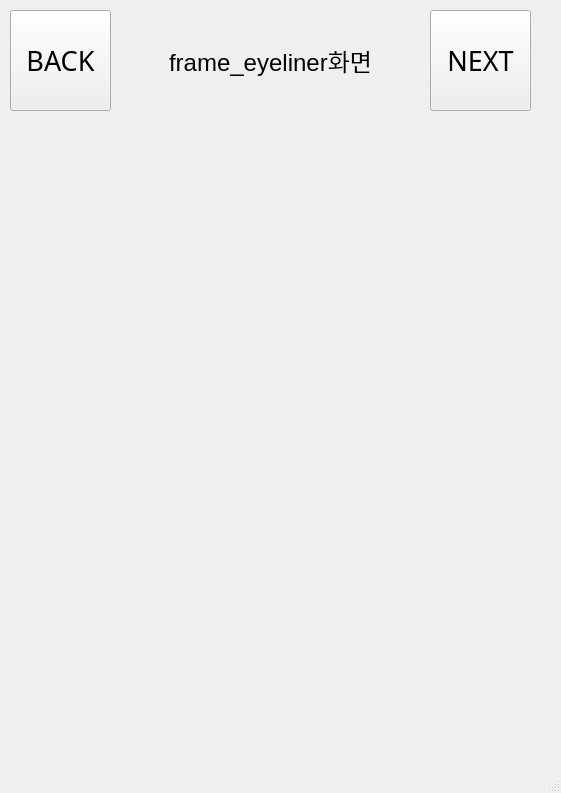
<?xml version="1.0" encoding="UTF-8"?>
<ui version="4.0">
 <class>MainWindow</class>
 <widget class="QMainWindow" name="MainWindow">
  <property name="geometry">
   <rect>
    <x>0</x>
    <y>0</y>
    <width>561</width>
    <height>793</height>
   </rect>
  </property>
  <property name="windowTitle">
   <string>MainWindow</string>
  </property>
  <widget class="QWidget" name="centralwidget">
   <widget class="QPushButton" name="pushButton">
    <property name="geometry">
     <rect>
      <x>430</x>
      <y>10</y>
      <width>101</width>
      <height>101</height>
     </rect>
    </property>
    <property name="font">
     <font>
      <family>AlternateGothic2 BT</family>
      <pointsize>20</pointsize>
     </font>
    </property>
    <property name="text">
     <string>NEXT</string>
    </property>
   </widget>
   <widget class="QPushButton" name="pushButton_2">
    <property name="geometry">
     <rect>
      <x>10</x>
      <y>10</y>
      <width>101</width>
      <height>101</height>
     </rect>
    </property>
    <property name="font">
     <font>
      <family>AlternateGothic2 BT</family>
      <pointsize>20</pointsize>
     </font>
    </property>
    <property name="text">
     <string>BACK</string>
    </property>
   </widget>
   <widget class="QLabel" name="label">
    <property name="geometry">
     <rect>
      <x>115</x>
      <y>30</y>
      <width>311</width>
      <height>61</height>
     </rect>
    </property>
    <property name="text">
     <string>&lt;html&gt;&lt;head/&gt;&lt;body&gt;&lt;p align=&quot;center&quot;&gt;&lt;span style=&quot; font-size:18pt;&quot;&gt;frame_eyeliner화면&lt;/span&gt;&lt;/p&gt;&lt;/body&gt;&lt;/html&gt;</string>
    </property>
   </widget>
  </widget>
  <widget class="QMenuBar" name="menubar">
   <property name="geometry">
    <rect>
     <x>0</x>
     <y>0</y>
     <width>561</width>
     <height>26</height>
    </rect>
   </property>
  </widget>
  <widget class="QStatusBar" name="statusbar"/>
 </widget>
 <resources/>
 <connections/>
</ui>
